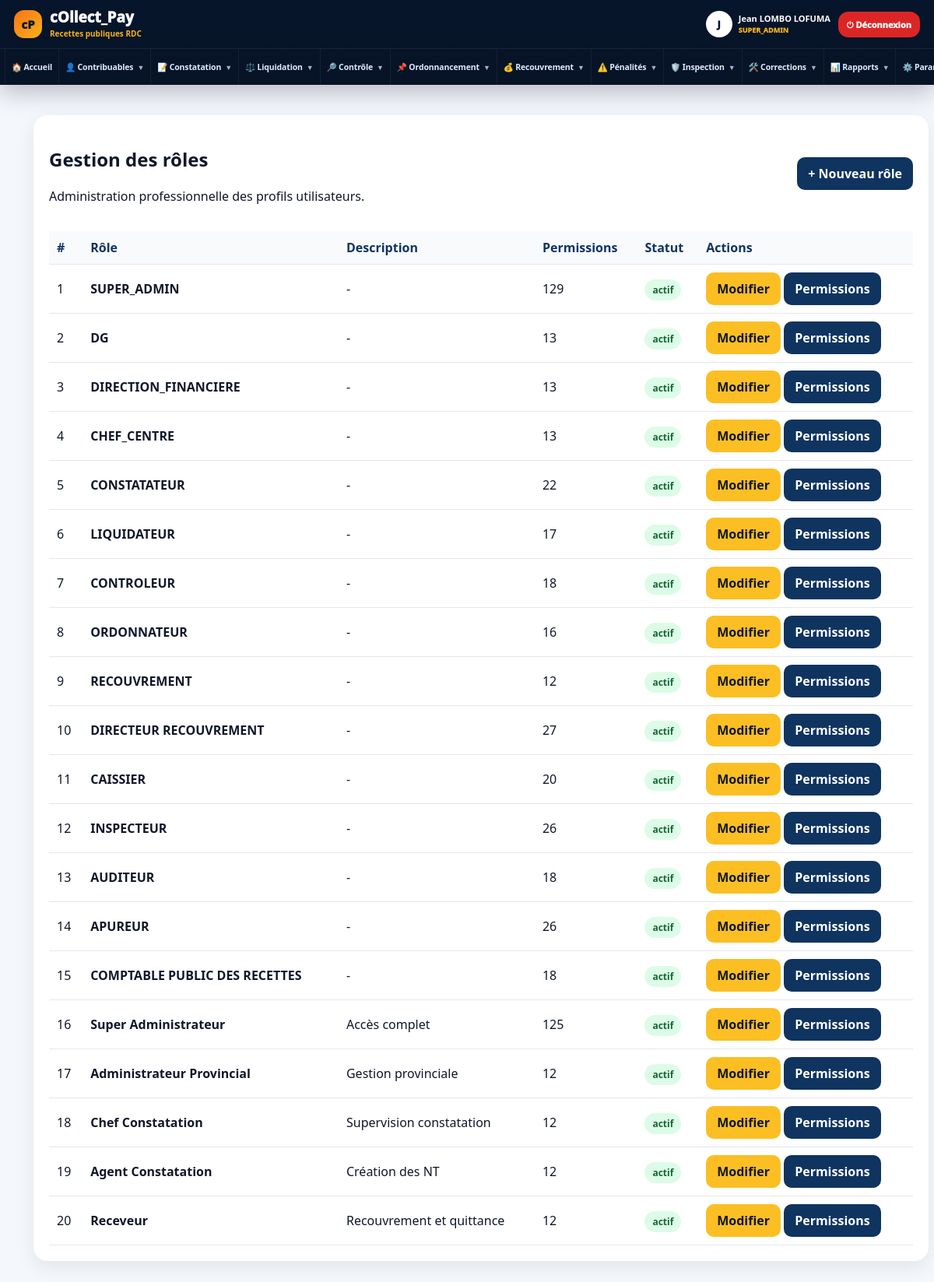
Page /roles/index.php (signed in) on the committed database.
### tables this page shows
CREATE TABLE `roles` (
  `id` int(11) NOT NULL,
  `nom_role` varchar(80) NOT NULL,
  `description` text DEFAULT NULL,
  `statut` enum('actif','inactif') DEFAULT 'actif',
  `created_at` timestamp NOT NULL DEFAULT current_timestamp(),
  `updated_at` datetime DEFAULT NULL
);

### auth/check_auth.php (called while the page is built, shortened)
<?php
if (!function_exists('cpCurrentRole')) {
    function cpCurrentRole(): string
    {
        return strtoupper(trim((string)(
            $_SESSION['role']
            ?? $_SESSION['nom_role']
            ?? $_SESSION['role_code']
            ?? ''
        )));
    }
}
require_once __DIR__ . "/permissions.php";

### auth/permissions.php (called while the page is built, shortened)
<?php
if (!function_exists('hasPermission')) {
    function hasPermission(string $module, string $action = 'view'): bool
    {
        $role = cpCurrentRole();
        if ($role === 'SUPER_ADMIN') {
            return true;
        }
        $roleId = cpCurrentRoleId();
        $permissions = getRolePermissions($roleId);
        return isset($permissions[$module][$action])
            && (int)$permissions[$module][$action] === 1;
    }
}

### roles/index.php (the view, shortened to what this page needs)
<?php
require_once "../auth/check_auth.php";
require_once "../auth/permissions.php";
$db = cpDb();
$roles = $db->query("
    SELECT r.*,
           COUNT(p.id) AS total_permissions
    FROM roles r
    LEFT JOIN permissions p
        ON p.role_id = r.id
       AND p.autorise = 1
    GROUP BY r.id
    ORDER BY r.id ASC
")->fetchAll(PDO::FETCH_ASSOC);
?>
<!doctype html>
<html lang="fr">
<head>
</head>
<body>
<?php require_once "../includes/sidebar.php"; ?>
<main class="cp-main">
<div class="content">
    <div class="card">
        <div class="top">
            <div>
                <h2>Gestion des rôles</h2>
                <p>Administration professionnelle des profils utilisateurs.</p>
            </div>
            <?php if(hasPermission('roles','add')): ?>
                <a class="btn btn-primary" href="add.php">+ Nouveau rôle</a>
            <?php endif; ?>
        </div>
        <table>
            <thead>
                <tr>
                    <th>#</th>
                    <th>Rôle</th>
                    <th>Description</th>
                    <th>Permissions</th>
                    <th>Statut</th>
                    <th>Actions</th>
                </tr>
            </thead>
            <tbody>
            <?php foreach($roles as $r): ?>
                <tr>
                    <td><?= (int)$r['id'] ?></td>
                    <td><strong><?= htmlspecialchars($r['nom_role']) ?></strong></td>
                    <td><?= htmlspecialchars($r['description'] ?? '-') ?></td>
                    <td><?= (int)$r['total_permissions'] ?></td>
                    <td>
                        <span class="badge <?= htmlspecialchars($r['statut'] ?? 'actif') ?>">
                            <?= htmlspecialchars($r['statut'] ?? 'actif') ?>
                        </span>
                    </td>
                    <td>
                        <?php if(hasPermission('roles','edit')): ?>
                            <a class="btn btn-gold" href="edit.php?id=<?= (int)$r['id'] ?>">Modifier</a>
                        <?php endif; ?>
                        <?php if(hasPermission('roles','permissions')): ?>
                            <a class="btn btn-primary" href="permissions.php?id=<?= (int)$r['id'] ?>">Permissions</a>
                        <?php endif; ?>
                    </td>
                </tr>
            <?php endforeach; ?>
            </tbody>
        </table>
    </div>
</div>
</main>
</body>
</html>

### roles/index.php (style rules this page uses)
body { margin:0;background:#f8fafc;font-family:Arial,sans-serif;color:#0f172a }
.content { padding:25px }
.card { background:#fff;border-radius:18px;padding:20px;box-shadow:0 8px 25px rgba(0,0,0,.08) }
.top { display:flex;justify-content:space-between;align-items:center;margin-bottom:18px }
.btn { display:inline-block;padding:10px 14px;border-radius:10px;text-decoration:none;font-weight:800 }
.btn-primary { background:#0f3460;color:white }
.btn-gold { background:#fbbf24;color:#111827 }
table { width:100%;border-collapse:collapse }
th,td { padding:10px;border-bottom:1px solid #e5e7eb;text-align:left }
th { background:#f8fafc;color:#0f3460 }
.badge { padding:5px 10px;border-radius:999px;font-weight:800;font-size:12px }
.actif { background:#dcfce7;color:#166534 }

### includes/sidebar.php (style rules this page uses)
:root { --cp-navy:#06152b;--cp-blue:#0f3460;--cp-gold:#f6b21a;--cp-bg:#f4f7fb;--cp-border:#e5e7eb;--cp-text:#0f172a;--cp-muted:#64748b }
html,body { margin:0!important;padding:0!important;background:var(--cp-bg)!important;font-family:'Segoe UI',Arial,sans-serif!important;color:var(--cp-text)!important;overflow-x:hidden!important }
.main-content,.cp-main,main { margin-left:0!important;width:100%!important;max-width:100%!important;min-height:100vh!important;padding:0 18px 26px!important }

### rows in the picture
roles: id "1", nom_role "SUPER_ADMIN", description "-", total_permissions "129", statut "actif"
roles: id "2", nom_role "DG", description "-", total_permissions "13", statut "actif"
roles: id "3", nom_role "DIRECTION_FINANCIERE", description "-", total_permissions "13", statut "actif"
roles: id "4", nom_role "CHEF_CENTRE", description "-", total_permissions "13", statut "actif"
roles: id "5", nom_role "CONSTATATEUR", description "-", total_permissions "22", statut "actif"
roles: id "6", nom_role "LIQUIDATEUR", description "-", total_permissions "17", statut "actif"
roles: id "7", nom_role "CONTROLEUR", description "-", total_permissions "18", statut "actif"
roles: id "8", nom_role "ORDONNATEUR", description "-", total_permissions "16", statut "actif"
roles: id "9", nom_role "RECOUVREMENT", description "-", total_permissions "12", statut "actif"
roles: id "10", nom_role "DIRECTEUR RECOUVREMENT", description "-", total_permissions "27", statut "actif"
roles: id "11", nom_role "CAISSIER", description "-", total_permissions "20", statut "actif"
roles: id "12", nom_role "INSPECTEUR", description "-", total_permissions "26", statut "actif"
roles: id "13", nom_role "AUDITEUR", description "-", total_permissions "18", statut "actif"
roles: id "14", nom_role "APUREUR", description "-", total_permissions "26", statut "actif"
roles: id "15", nom_role "COMPTABLE PUBLIC DES RECETTES", description "-", total_permissions "18", statut "actif"
roles: id "16", nom_role "Super Administrateur", description "Accès complet", total_permissions "125", statut "actif"
roles: id "17", nom_role "Administrateur Provincial", description "Gestion provinciale", total_permissions "12", statut "actif"
roles: id "18", nom_role "Chef Constatation", description "Supervision constatation", total_permissions "12", statut "actif"
roles: id "19", nom_role "Agent Constatation", description "Création des NT", total_permissions "12", statut "actif"
roles: id "20", nom_role "Receveur", description "Recouvrement et quittance", total_permissions "12", statut "actif"

### other values in the picture
substr($nom,0,1) "J"
$nom "Jean LOMBO LOFUMA"
$role "SUPER_ADMIN"
